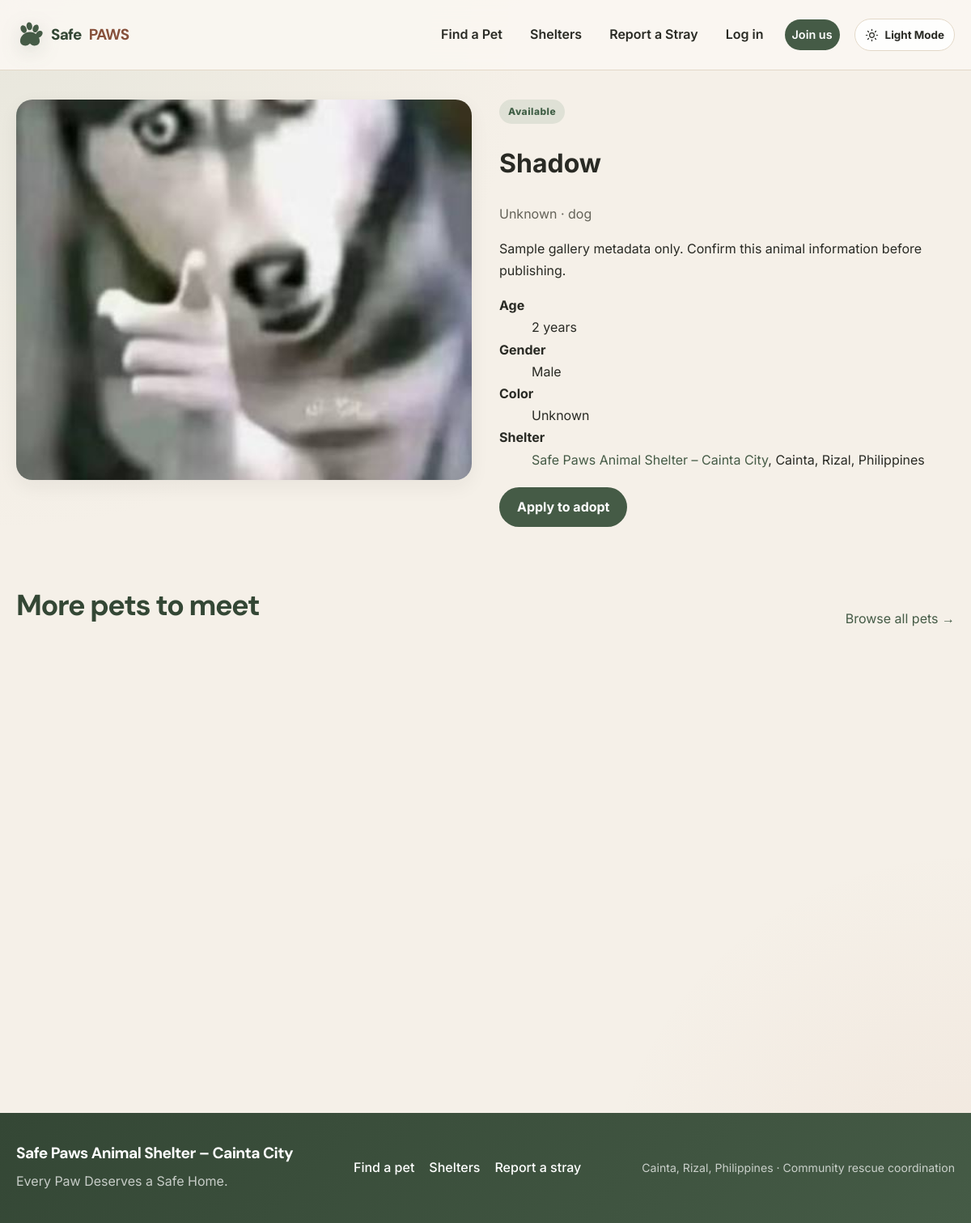
The app's page /pet_details.php?id=1 with its own data.
### tables this page shows
CREATE TABLE IF NOT EXISTS pets (
  id INT UNSIGNED NOT NULL AUTO_INCREMENT,
  shelter_id INT UNSIGNED NOT NULL,
  rescue_report_id INT UNSIGNED NULL,
  name VARCHAR(100) NOT NULL,
  species ENUM('dog','cat','rabbit','other') NOT NULL DEFAULT 'dog',
  breed VARCHAR(100) NULL,
  sex ENUM('male','female','unknown') NOT NULL DEFAULT 'unknown',
  age VARCHAR(50) NULL,
  color VARCHAR(80) NULL,
  description TEXT NULL,
  image VARCHAR(255) NULL,
  health_status VARCHAR(255) NULL,
  vaccination_status VARCHAR(100) NULL,
  status ENUM('available','pending','adopted','unavailable') NOT NULL DEFAULT 'available',
  created_at TIMESTAMP NOT NULL DEFAULT CURRENT_TIMESTAMP,
  updated_at TIMESTAMP NOT NULL DEFAULT CURRENT_TIMESTAMP ON UPDATE CURRENT_TIMESTAMP,
  seed_key VARCHAR(64) NULL,
  PRIMARY KEY (id),
  UNIQUE KEY uq_pets_seed_key (seed_key),
  UNIQUE KEY uq_pets_rescue_report (rescue_report_id),
  KEY idx_pets_status_species_created (status, species, created_at),
  KEY idx_pets_shelter_created (shelter_id, created_at),
  CONSTRAINT fk_pets_shelter FOREIGN KEY (shelter_id) REFERENCES shelters(id) ON DELETE RESTRICT
);

CREATE TABLE IF NOT EXISTS shelters (
  id INT UNSIGNED NOT NULL AUTO_INCREMENT,
  user_id INT UNSIGNED NULL,
  name VARCHAR(160) NOT NULL,
  description TEXT NULL,
  address VARCHAR(255) NULL,
  city VARCHAR(100) NULL,
  phone VARCHAR(30) NULL,
  email VARCHAR(190) NULL,
  image VARCHAR(255) NULL,
  operating_hours VARCHAR(255) NULL,
  status ENUM('pending','approved','suspended') NOT NULL DEFAULT 'pending',
  created_at TIMESTAMP NOT NULL DEFAULT CURRENT_TIMESTAMP,
  seed_key VARCHAR(64) NULL,
  PRIMARY KEY (id),
  UNIQUE KEY uq_shelters_user (user_id),
  UNIQUE KEY uq_shelters_seed_key (seed_key),
  KEY idx_shelters_status_city (status, city),
  CONSTRAINT fk_shelters_user FOREIGN KEY (user_id) REFERENCES users(id) ON DELETE SET NULL
);

### config/database.php (called while the page is built, shortened)
<?php
function db(): PDO
{
    static $pdo;
    if ($pdo instanceof PDO) {
        return $pdo;
    }
    $host = getenv('DB_HOST') ?: '127.0.0.1';
    $port = getenv('DB_PORT') ?: '3307';
    $name = getenv('DB_NAME') ?: 'safe_paws';
    $user = getenv('DB_USER') ?: 'root';
    $password = getenv('DB_PASS') ?: '';
    try {
        $pdo = new PDO(
            'mysql:host=' . $host . ';port=' . $port . ';dbname=' . $name . ';charset=utf8mb4',
            $user,
            $password,
            [
                PDO::ATTR_ERRMODE => PDO::ERRMODE_EXCEPTION,
                PDO::ATTR_DEFAULT_FETCH_MODE => PDO::FETCH_ASSOC,
                PDO::ATTR_EMULATE_PREPARES => false,
            ]
        );
    } catch (PDOException $exception) {
        error_log('Safe PAWS database connection failed: ' . $exception->getMessage());
        http_response_code(500);
        exit('Safe PAWS cannot connect to MySQL. Check DB_HOST, DB_PORT, DB_NAME, DB_USER, and DB_PASS in your .env file, then reload this page.');
    }
    return $pdo;
}

### includes/functions.php (called while the page is built, shortened)
<?php
function base_url(string $path = ''): string
{
    $base = str_replace('\\', '/', dirname($_SERVER['SCRIPT_NAME'] ?? '/'));
    $base = rtrim($base, '/.');
    return ($base === '/' ? '' : $base) . '/' . ltrim($path, '/');
}
function e(?string $value): string
{
    return htmlspecialchars((string) $value, ENT_QUOTES, 'UTF-8');
}
function image_url(?string $path): string
{
    return $path ? base_url($path) : base_url('assets/images/paw-placeholder.svg');
}

### pet_details.php (the view, shortened to what this page needs)
<?php
require __DIR__ . '/includes/header.php';
$id = (int) ($_GET['id'] ?? 0);
$stmt = db()->prepare(
    'SELECT p.*,s.name AS shelter_name,s.city,s.id AS shelter_id,s.phone AS shelter_phone,s.status AS shelter_status
     FROM pets p JOIN shelters s ON s.id=p.shelter_id WHERE p.id=?'
);
$stmt->execute([$id]);
$pet = $stmt->fetch();
$stmt = db()->prepare(
    'SELECT p.id,p.name,p.species,p.breed,p.age,p.image,s.city
     FROM pets p JOIN shelters s ON s.id=p.shelter_id
     WHERE p.id<>? AND p.status="available" AND s.status="approved"
     ORDER BY (p.species=?) DESC,p.created_at DESC LIMIT 3'
);
$stmt->execute([$id, $pet['species']]);
$relatedPets = $stmt->fetchAll();
?>
<div class="detail">
  <div><img src="<?= e(image_url($pet['image'])) ?>" alt="<?= e($pet['name'] . ', a ' . $pet['species']) ?>"></div>
  <div>
    <span class="badge <?= e($pet['status']) ?>"><?= e(str_replace('_', ' ', $pet['status'])) ?></span>
    <h1><?= e($pet['name']) ?></h1>
    <p class="muted"><?= e($pet['breed'] ?: 'Mixed breed') ?> · <?= e($pet['species']) ?></p>
    <p><?= nl2br(e($pet['description'] ?: 'This pet is waiting to meet you.')) ?></p>
    <dl>
      <dt><strong>Age</strong></dt><dd><?= e($pet['age'] ?: 'Unknown') ?></dd>
      <dt><strong>Gender</strong></dt><dd><?= e(ucfirst($pet['sex'])) ?></dd>
      <dt><strong>Color</strong></dt><dd><?= e($pet['color'] ?: 'Unknown') ?></dd>
      <dt><strong>Shelter</strong></dt><dd><a href="<?= e(base_url('shelter_details.php?id=' . $pet['shelter_id'])) ?>"><?= e($pet['shelter_name']) ?></a>, <?= e($pet['city']) ?></dd>
    </dl>
    <?php if ($pet['status'] === 'available' && $pet['shelter_status'] === 'approved'): ?>
      <div class="actions"><a class="btn" href="<?= e(base_url('adoption/application.php?pet_id=' . $pet['id'])) ?>">Apply to adopt</a></div>
    <?php else: ?>
      <div class="notice">This pet is not currently accepting adoption applications.</div>
    <?php endif; ?>
  </div>
</div>
<?php if ($relatedPets): ?>
  <section class="content-section">
    <div class="section-head"><h2>More pets to meet</h2><a href="<?= e(base_url('pets.php')) ?>">Browse all pets →</a></div>
    <div class="grid"><?php foreach ($relatedPets as $related): ?>
    <?php endforeach; ?></div>
  </section>
<?php endif; ?>
<?php require __DIR__ . '/includes/footer.php'; ?>

### records on screen
pets: image (picture), status "Available", name "Shadow", breed "Unknown", species "dog", description "Sample gallery metadata only. Confirm this animal information before publishing.", age "2 years", sex "Male", color "Unknown", shelter.name "Safe Paws Animal Shelter – Cainta City", shelter.city "Cainta, Rizal, Philippines"
